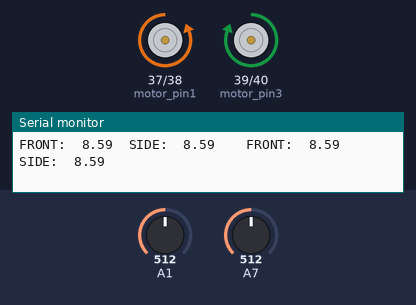
A sketch run on a simulated Arduino Mega 2560, built with avr-gcc and run on an emulated ATmega2560. On the bench: motor-driver pin pairs drawn as motors (green arrow = first pin HIGH = forward, orange = second pin HIGH = backward, longer = more drive), the last lines printed to the serial monitor. The test bench sets the inputs (shaded band); at power-on: A7 = 512, A1 = 512. Random numbers use the default seed unless the sketch sets one.

Above: at 3.2 s.
3.3 s: A7 set to 455
6.0 s: A7 set to 430
At 7.3 s:
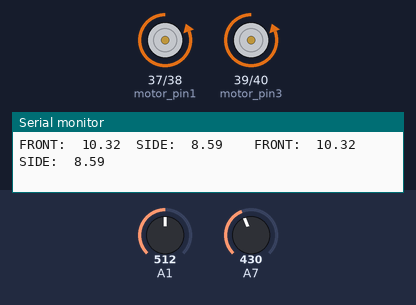
7.6 s: A7 set to 511
At 8.0 s:
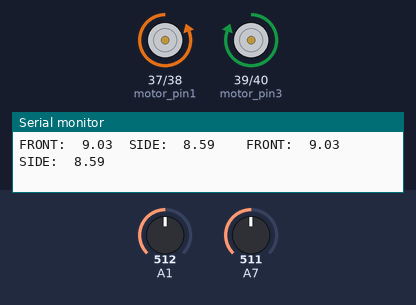
9.1 s: A7 set to 306
At 9.5 s:
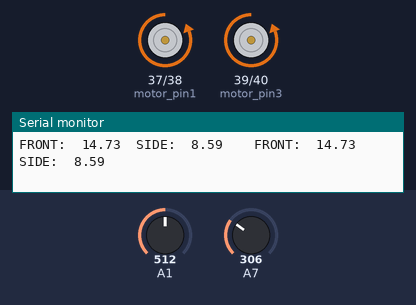
Timing chart, 0 to 11.7 s (numbered marks = the images above; inputs shaded):
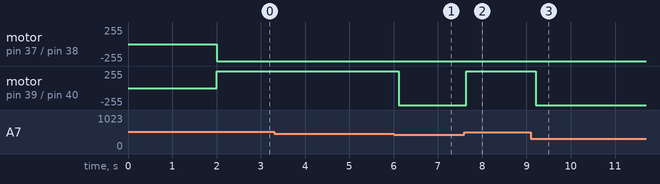

The sketch:

robot_software.ino
```cpp
// Any text that starts with double-slashes (like this line) are comments - lines that don't change the
// robot's behavior but provide useful info on the code

// The sensors and motors are connected to numbered pins according to the LaunchPad's datasheet, but
// We're renaming them so that the code further down is a little easier to read.  It's confusing
// to refer to the motors or sensors by number!
const float FRONT_DISTANCE_TOLERANCE = 10.00;
const float SIDE_DISTANCE_TOLERANCE = 7.00;

const int motor_pin1 = 37;
const int motor_pin2 = 38;
const int motor_pin3 = 39;
const int motor_pin4 = 40;
const int side_sensor = 33;
const int front_sensor = 23;
float side_reading;
float front_reading;
unsigned long previous_action = 0;

// Important numbers that come from the sensor's datasheet.  Used to figure out how far the robot's sensor are from whatever they're sensing.
const float DIST_LOW = (1.0 / 80.0);
const float DIST_HIGH = (1.0 / 10.0);
const float VOLT_LOW = 0.42;
const float VOLT_HIGH = 2.60;

// Function declarations
float convert_reading_to_distance(int reading);
float remap(float value, float input_low, float input_high, float output_low, float output_high);
void update_sensors();

// This function, setup(), runs one time - right when the robot is turned on or immediately after a reset
void setup() {

  // Setting up motor pins are output pins, because we are sending a signal to them.
  pinMode(37, OUTPUT);
  pinMode(38, OUTPUT);
  pinMode(39, OUTPUT);
  pinMode(40, OUTPUT);

  // Setting up sensor pins are input, because we are reading data from them
  pinMode(side_sensor, INPUT);
  pinMode(front_sensor, INPUT);
  Serial.begin(115200);
  delay(2000);
  update_sensors();
}


// This function runs over and over until the power is turned off
void loop() {
  if (millis() - previous_action > 41) {
    previous_action = millis();
    float previous_front_reading = front_reading;
    float previous_side_reading = side_reading;
    update_sensors();
    front_reading = (front_reading + previous_front_reading) / 2.0;
    side_reading = (side_reading + previous_side_reading) / 2.0;

    Serial.print("FRONT:  ");
    Serial.print(front_reading);
    Serial.print("\tSIDE:  ");
    Serial.print(side_reading);
    Serial.print("\t\t");


    // The readings are crazy if outside expected boundaries (less than 10cm, greater than 80cm)
    // So let's just cap invalid results to max sensor range
    if (front_reading < 0 or front_reading > 30.00)
      front_reading = 30.00;
    if (side_reading < 0 or side_reading > 30.00)
      side_reading = 30.00;


    Serial.print("FRONT:  ");
    Serial.print(front_reading);
    Serial.print("\tSIDE:  ");
    Serial.print(side_reading);
    Serial.print("\n");

    if (front_reading < FRONT_DISTANCE_TOLERANCE) {
      digitalWrite(motor_pin1, LOW);
      digitalWrite(motor_pin2, HIGH);
      digitalWrite(motor_pin3, HIGH);
      digitalWrite(motor_pin4, LOW);
      int temp = random(0, 2);
      delay(temp * 150 + 160);
    } else {
      digitalWrite(motor_pin1, LOW);
      digitalWrite(motor_pin2, HIGH);
      digitalWrite(motor_pin3, LOW);
      digitalWrite(motor_pin4, HIGH);
      delay(50);
    }

  }
}

// Send in a sensor reading, get a distance in centimeters back
float convert_reading_to_distance(int reading) {
  float result = 0;
  result = reading * (5.0 / 1023.0);
  result = (result - VOLT_LOW) * ((DIST_HIGH - DIST_LOW) / (VOLT_HIGH - VOLT_LOW)) + DIST_LOW;
  result = (1.0 / result);
  result = result * 0.393 * 2.1;
  return result;

}

float remap(float value, float input_low, float input_high, float output_low, float output_high) {
  return ( ( (value - input_low) * (output_high - output_low) / (input_high - input_low)) + output_low );
}

void update_sensors() {

  side_reading = analogRead(side_sensor);
  front_reading = analogRead(front_sensor);

  side_reading = convert_reading_to_distance(side_reading);
  front_reading = convert_reading_to_distance(front_reading);


}
```

Measured:
- the behaviour switches between 443 and 442 on A7 (found by bisection; images 0 and 1)
- after the input at 6.0 s, motor on pin 39 (motor_pin3) / pin 40 (motor_pin4): forward 255/255 → backward 255/255 after 0.11 s
- after the input at 7.6 s, motor on pin 39 (motor_pin3) / pin 40 (motor_pin4): backward 255/255 → forward 255/255 at once
- after the input at 9.1 s, motor on pin 39 (motor_pin3) / pin 40 (motor_pin4): forward 255/255 → backward 255/255 after 0.11 s
